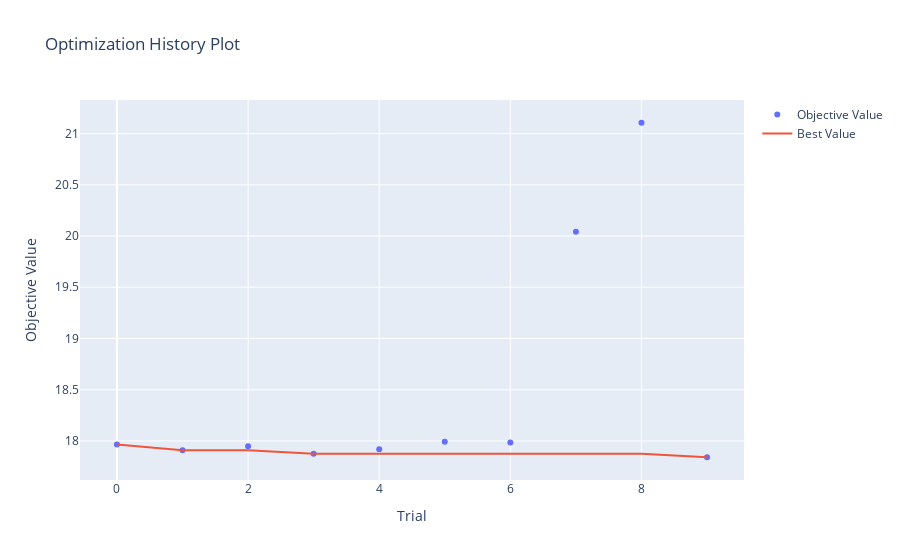

This figure's notebook cell:
### Code cell
optuna.visualization.plot_optimization_history(study)

### Figure 1 — Plotly figure (JSON) as saved in the notebook; plotly's stock layout.template omitted (floating-point values rounded to 4 significant figures)
{"data": [{"mode": "markers", "name": "Objective Value", "type": "scatter", "x": [0, 1, 2, 3, 4, 5, 6, 7, 8, 9], "y": [17.97, 17.91, 17.95, 17.88, 17.92, 17.99, 17.99, 20.04, 21.11, 17.84]}, {"mode": "lines", "name": "Best Value", "type": "scatter", "x": [0, 1, 2, 3, 4, 5, 6, 7, 8, 9], "y": [17.97, 17.91, 17.91, 17.88, 17.88, 17.88, 17.88, 17.88, 17.88, 17.84]}, {"marker": {"color": "#cccccc"}, "mode": "markers", "name": "Infeasible Trial", "showlegend": false, "type": "scatter", "x": [], "y": []}], "layout": {"title": {"text": "Optimization History Plot"}, "xaxis": {"title": {"text": "Trial"}}, "yaxis": {"title": {"text": "Objective Value"}}}}
